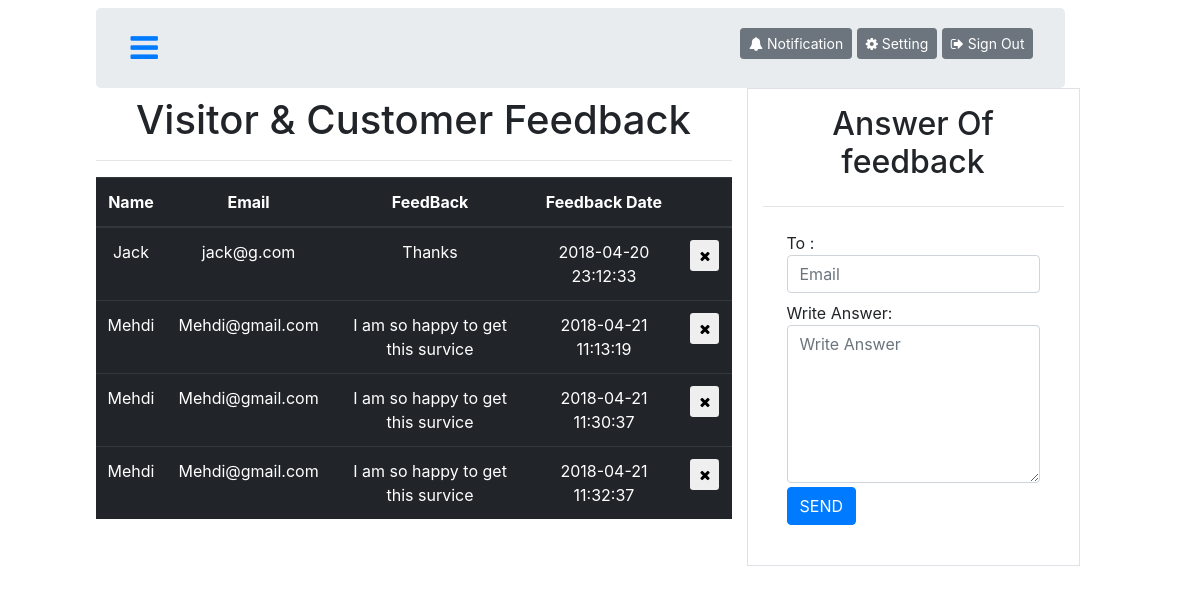
The app's page /admin/feedback.php with its own data.
### tables this page shows
CREATE TABLE `feedback` (
  `id` int(11) NOT NULL,
  `name` varchar(30) NOT NULL,
  `email` varchar(50) NOT NULL,
  `message` varchar(1000) NOT NULL,
  `date` datetime NOT NULL
);

### admin/feedback.php (the view, shortened to what this page needs)
<?php
    require_once 'core/dbconnection.php';
    include 'include/header.php';
    $sql= "SELECT * FROM feedback";
    $feedback = mysqli_query($conn,  $sql);
?>
<section  class="conternar fluid">
    <div class="row d-flex d-md-block flex-nowrap">
        <div class="col-md-10 col px-5 pl-md-2 pt-2 mx-auto flex-collume">
            <div class="row jumbotron p-3 m-0">
                <header class=" col-md-2 col-3">
                    <a href="#" data-target="#sidebar" data-toggle="collapse" aria-expanded="false"><i class="fa fa-navicon fa-2x py-2 p-1"></i></a>
                </header>
                <div class="col-md-10 ml-0">
                    <div class="float-right" id="signout_button">
                      <button type="button" class="btn btn-secondary btn-sm mt-1"><i class="fa fa-bell pr-1"></i>Notification</button>
                      <button type="button" class="btn btn-secondary btn-sm mt-1 "><i class="fa fa-gear pr-1"></i>Setting</button>
                      <button type="button" class="btn btn-secondary btn-sm mt-1"><i class="fa fa-sign-out pr-1"></i>Sign Out</button>
                    </div>
                </div>
            </div>
            <div class="row flex-fill justify-content-around">
                <div class="col-md-8 col-sm-12">
                    <h1 class="text-center pt-2 d-flex justify-content-around">Visitor &amp; Customer Feedback</h1>
                    <hr>
                    <table class="table table-dark table-hover text-center ">
                        <thead>
                          <tr>
                            <th>Name</th>
                            <th>Email</th>
                            <th>FeedBack</th>
                            <th>Feedback Date</th>
                            <th></th>
                          </tr>
                        </thead>
                        <tbody>
                            <?php while( $ffeedback=mysqli_fetch_assoc($feedback)) : ?>
                          <tr>
                            <td><?= $ffeedback['name'] ?></td>
                            <td><?= $ffeedback['email'] ?></td>
                            <td><?= $ffeedback['message'] ?></td>
                            <td><?= $ffeedback['date'] ?></td>
                            <td><a href="feedback.php?delete=<?= $ffeedback['id']; ?>"><button class="btn btn-sm btn-default"><i class="fa fa-close"></i></button></a></td>
                          </tr>
                          <?php endwhile; ?>
                        </tbody>
                    </table>
                </div>
                <div class="col-md-4 col border border-1">
                    <h2 class="text-center p-3 d-flex justify-content-around">Answer Of feedback</h2>
                    <hr class="mt-0">
                    <form class="form-group pl-4 pr-4 pb-4 pt-0" action="feedback.php<?=((isset($_GET['edit']))?'?edit='.$edit_id:'');?>" method="POST" enctype="multipart/form-data">
                        <?php
                        $femail='';
                        ?>
                        <label for="food" class="mt-2 mb-0">To :</label>
                        <input type="text" class="form-control" id="email" placeholder="Email" name="email" value="<?=$femail;?>" >
                        <label for="answer" class="mt-2 mb-0">Write Answer:</label>
                        <textarea name="answer" rows="6" class="form-control" id="answer" placeholder="Write Answer"></textarea>
                        <input type="submit" value="SEND" class="btn btn-primary mt-1" name="feedback_button">
                    </form>
                </div>
            </div>
        </div>
    </div>
</section>
</body>
</html>

### admin/css/main.css (style rules this page uses)
* { box-sizing: border-box; }

### records on screen
feedback: name "Jack", email "jack@g.com", message "Thanks", date "2018-04-20 23:12:33"
feedback: name "Mehdi", email "Mehdi@gmail.com", message "I am so happy to get this survice", date "2018-04-21 11:13:19"
feedback: name "Mehdi", email "Mehdi@gmail.com", message "I am so happy to get this survice", date "2018-04-21 11:30:37"
feedback: name "Mehdi", email "Mehdi@gmail.com", message "I am so happy to get this survice", date "2018-04-21 11:32:37"
